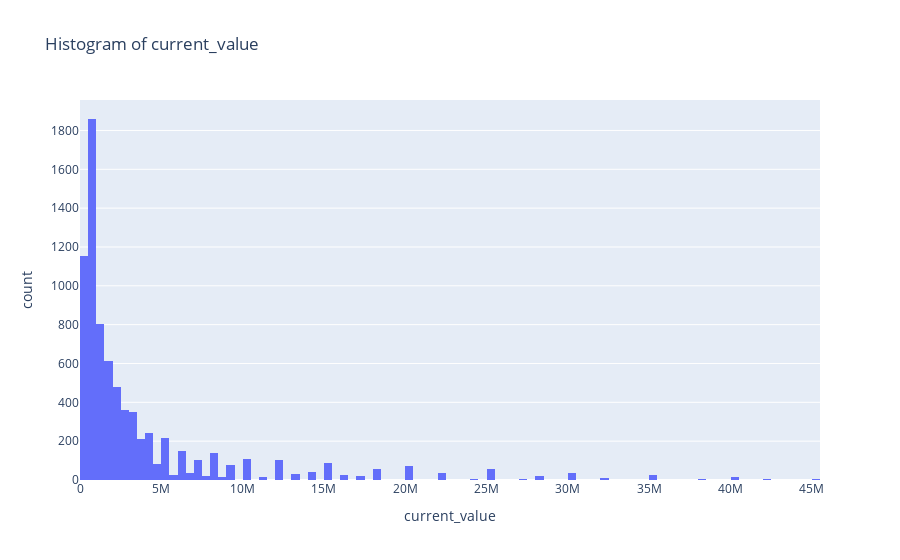

Source (notebook cell):
### Code cell
fig = px.histogram(player, x='current_value', title='Histogram of current_value')
fig.update_layout(xaxis_title='current_value')
fig.show()

### Figure 1 — Plotly figure (JSON) as saved in the notebook; plotly's stock layout.template omitted (floating-point values rounded to 4 significant figures; data arrays with more than 128 entries replaced by an {"elided": "..."} marker saying what was removed)
{"data": [{"alignmentgroup": "True", "bingroup": "x", "hovertemplate": "current_value=%{x}<br>count=%{y}<extra></extra>", "legendgroup": "", "marker": {"color": "#636efa", "pattern": {"shape": ""}}, "name": "", "offsetgroup": "", "orientation": "v", "showlegend": false, "type": "histogram", "x": {"elided": "7727 int values"}, "xaxis": "x", "yaxis": "y"}], "layout": {"barmode": "relative", "legend": {"tracegroupgap": 0}, "title": {"text": "Histogram of current_value"}, "xaxis": {"anchor": "y", "domain": [0, 1], "title": {"text": "current_value"}}, "yaxis": {"anchor": "x", "domain": [0, 1], "title": {"text": "count"}}}}
